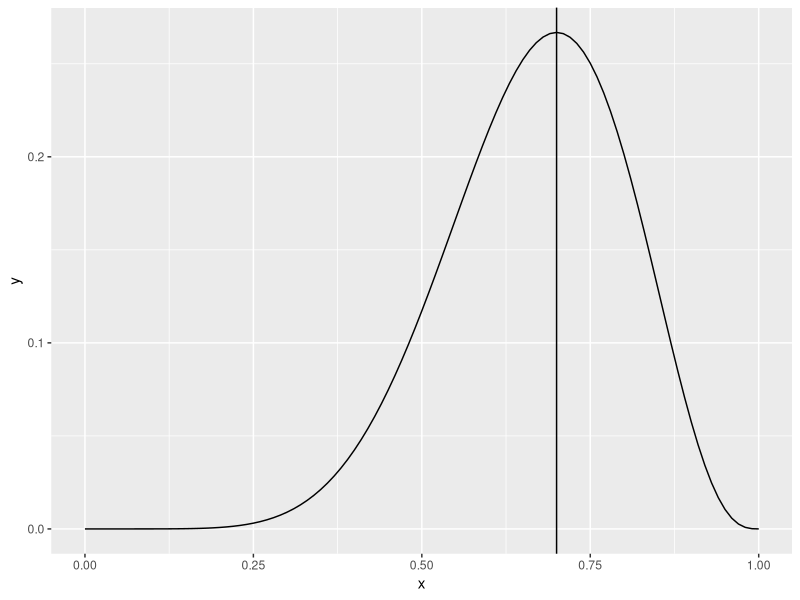
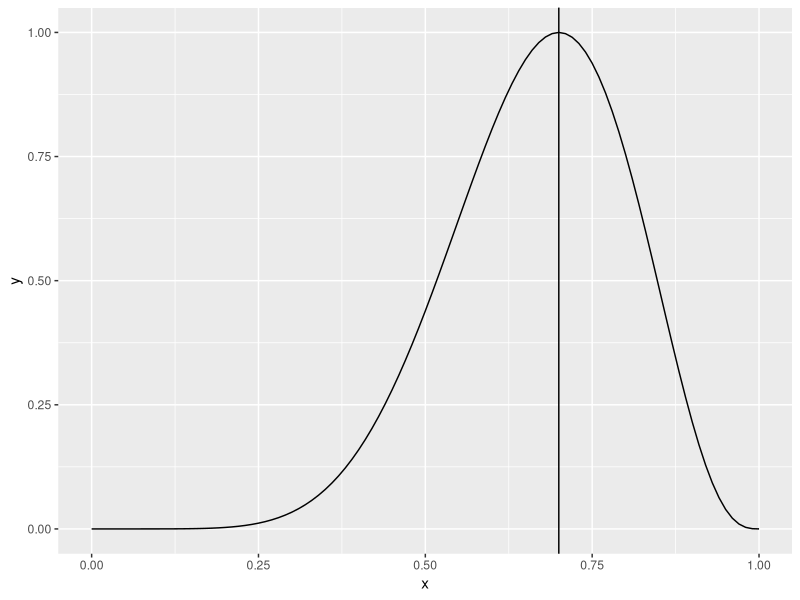
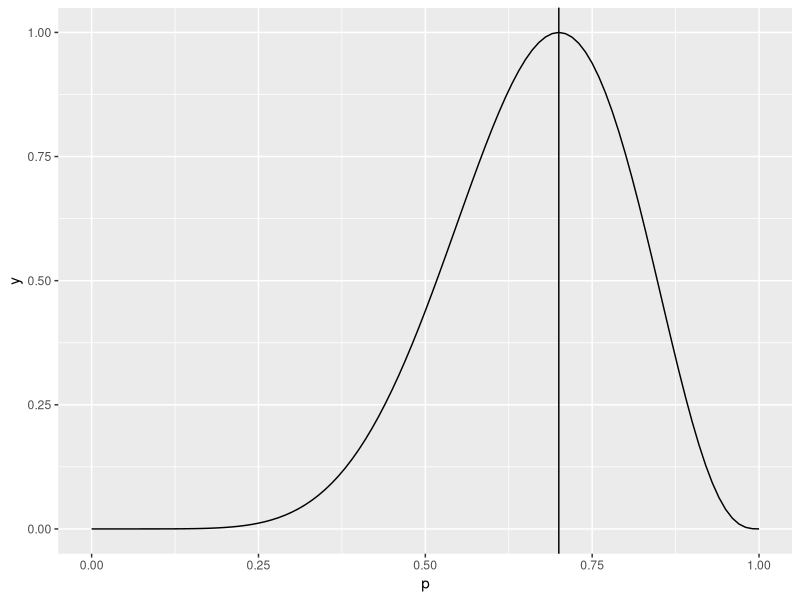

R code for these plots, in order:
## ---- chunk 1
knitr::opts_chunk$set(echo = TRUE)
library(tidyverse)
## ---- chunk 2
x <- seq(0, 1, by = 0.01)
y <- (factorial(10)/(factorial(3)*factorial(7)))*x^7*(1-x)^3

dat <- tibble(x, y)

ggplot(dat, aes(x, y)) + geom_line() +  geom_vline(xintercept = 1/(3/7 + 1))
## ---- chunk 3
x <- 1/(3/7 + 1)

y <- x^7*(1-x)^3
y
## ---- chunk 4
1/y
## ---- chunk 5
x <- seq(0, 1, by = 0.01)
y <- 449.728*x^7*(1-x)^3

dat <- tibble(x, y)

ggplot(dat, aes(x, y)) + geom_line() +  geom_vline(xintercept = 1/(3/7 + 1))
## ---- chunk 6
my_sum <- 0
for (k in 7:10) {
        y <- (factorial(10)/(factorial(k)*factorial(10-k)))*(0.5^k) * (0.5^(10-k))
        my_sum <- sum(my_sum + y)
}
my_sum
## ---- chunk 7
p <- seq(0, 1, by = 0.01)
y <- 449.728*(1-p)^3*p^7

dat <- tibble(p, y)

ggplot(dat, aes(p, y)) + geom_line() + geom_vline(xintercept = 1/(3/7 + 1))
## ---- chunk 8
my_sum <- 0
for (y in 3:10) {
        y <- (factorial(y-1)/(factorial(2)*factorial(y-2)))*(0.5^y) * (0.5^(y-3))
        my_sum <- sum(my_sum + y)
}
my_sum
